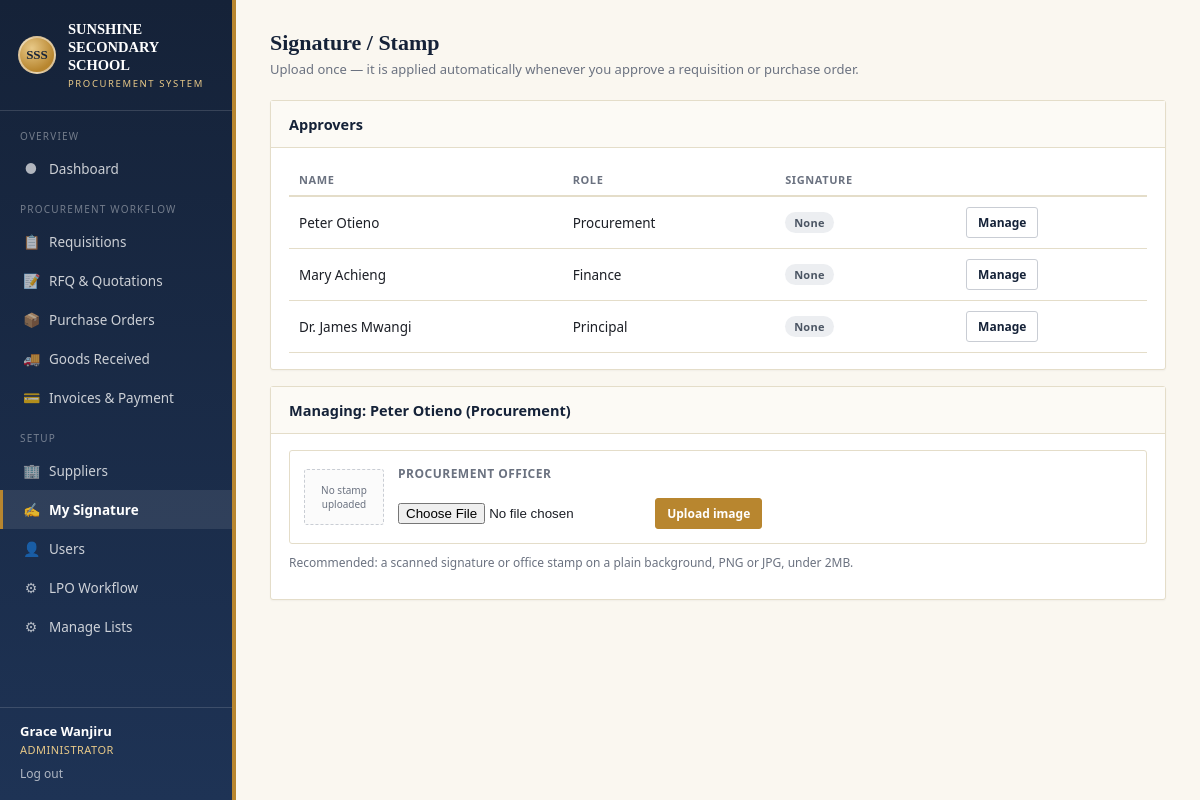
/signatories.php?user_id=2 (signed in), run on the app's committed database.
### tables this page shows
CREATE TABLE IF NOT EXISTS users (
    id              INT UNSIGNED AUTO_INCREMENT PRIMARY KEY,
    name            VARCHAR(150) NOT NULL,
    username        VARCHAR(80)  NOT NULL UNIQUE,
    email           VARCHAR(120) DEFAULT NULL,
    password_hash   VARCHAR(255) NOT NULL,
    role            ENUM('requester','procurement','finance','principal','admin') NOT NULL,
    department      VARCHAR(120) DEFAULT NULL,
    title           VARCHAR(120) DEFAULT NULL,        
    signature_path  VARCHAR(255) DEFAULT NULL,         
    is_active       TINYINT(1) NOT NULL DEFAULT 1,
    created_at      DATETIME NOT NULL DEFAULT CURRENT_TIMESTAMP
);

### includes/functions.php (called while the page is built, shortened)
<?php
function e($str): string
{
    return htmlspecialchars((string)$str, ENT_QUOTES, 'UTF-8');
}
function role_label(string $role): string
{
    return ROLE_LABELS[$role] ?? ucfirst($role);
}

### includes/db.php (called while the page is built, shortened)
<?php
function db(): PDO
{
    static $pdo = null;
    if ($pdo === null) {
        $dsn = 'mysql:host=' . DB_HOST . ';dbname=' . DB_NAME . ';charset=' . DB_CHARSET;
        $pdo = new PDO($dsn, DB_USER, DB_PASS, [
            PDO::ATTR_ERRMODE            => PDO::ERRMODE_EXCEPTION,
            PDO::ATTR_DEFAULT_FETCH_MODE => PDO::FETCH_ASSOC,
            PDO::ATTR_EMULATE_PREPARES   => false,
        ]);
    }
    return $pdo;
}

### includes/auth.php (called while the page is built, shortened)
<?php
require_once __DIR__ . '/db.php';
function current_user(): ?array
{
    static $user = null;
    if ($user === null) {
        $stmt = db()->prepare('SELECT * FROM users WHERE id = ?');
        $stmt->execute([$_SESSION['user_id']]);
        $user = $stmt->fetch() ?: null;
    }
    return $user;
}

### signatories.php (the view, shortened to what this page needs)
<?php
require_once __DIR__ . '/includes/auth.php';
require_once __DIR__ . '/includes/functions.php';
$pdo = db();
$me = current_user();
$targetId = (int)($_GET['user_id'] ?? $me['id']);
$approvers = [];
if ($_SESSION['user_role'] === 'admin') {
    $approvers = $pdo->query("SELECT * FROM users WHERE role IN ('procurement','finance','principal') ORDER BY role")->fetchAll();
}
$target = $pdo->prepare('SELECT * FROM users WHERE id = ?');
$target->execute([$targetId]);
$target = $target->fetch();
$activeNav = 'signatories';
require __DIR__ . '/includes/header.php';
?>
<h1 class="page-title">Signature / Stamp</h1>
<p class="page-sub">Upload once — it is applied automatically whenever you approve a requisition or purchase order.</p>
<?php if ($approvers): ?>
<div class="card">
  <div class="card-header"><span class="htitle">Approvers</span></div>
  <div class="card-body">
    <table class="list">
      <thead><tr><th>Name</th><th>Role</th><th>Signature</th><th></th></tr></thead>
      <tbody>
      <?php foreach ($approvers as $a): ?>
        <tr>
          <td><?= e($a['name']) ?></td>
          <td><?= e(role_label($a['role'])) ?></td>
          <td><?= $a['signature_path'] ? '<span class="badge green">Uploaded</span>' : '<span class="badge gray">None</span>' ?></td>
          <td><a class="btn secondary sm" href="?user_id=<?= (int)$a['id'] ?>">Manage</a></td>
        </tr>
      <?php endforeach; ?>
      </tbody>
    </table>
  </div>
</div>
<?php endif; ?>
<div class="card">
  <div class="card-header"><span class="htitle">Managing: <?= e($target['name']) ?> (<?= e(role_label($target['role'])) ?>)</span></div>
  <div class="card-body">
    <div class="signatory-card">
      <div class="sig-preview">
        <?php if ($target['signature_path']): ?>
          <img src="<?= e($target['signature_path']) ?>" alt="signature">
        <?php else: ?>
          <div class="none">No stamp<br>uploaded</div>
        <?php endif; ?>
      </div>
      <div style="flex:1;min-width:200px;">
        <div style="font-size:12px;text-transform:uppercase;letter-spacing:.5px;color:var(--muted);font-weight:700;"><?= e($target['title'] ?: role_label($target['role'])) ?></div>
        <form method="post" enctype="multipart/form-data" style="margin-top:8px;">
          <input type="file" name="signature" accept="image/png,image/jpeg,image/gif" required>
          <button type="submit" class="btn gold sm" style="margin-top:8px;"><?= $target['signature_path'] ? 'Replace image' : 'Upload image' ?></button>
        </form>
      </div>
    </div>
    <p style="font-size:12px;color:var(--muted);margin-top:10px;">Recommended: a scanned signature or office stamp on a plain background, PNG or JPG, under 2MB.</p>
  </div>
</div>
<?php require __DIR__ . '/includes/footer.php'; ?>

### includes/header.php (shortened to what this page needs)
<?php
require_once __DIR__ . '/functions.php';
$me = current_user();
$role = $_SESSION['user_role'] ?? '';
$activeNav = $activeNav ?? '';
$navGroups = [
    'Overview' => [
        'dashboard' => ['Dashboard', '&#9679;', '/index.php', []],
    ],
    'Procurement Workflow' => [
        'requisitions' => ['Requisitions', '&#128203;', '/requisitions.php', []],
        'rfqs'         => ['RFQ & Quotations', '&#128221;', '/rfqs.php', ['procurement','admin']],
        'lpos'         => ['Purchase Orders', '&#128230;', '/lpos.php', []],
        'grns'         => ['Goods Received', '&#128666;', '/grns.php', ['procurement','admin']],
        'invoices'     => ['Invoices & Payment', '&#128179;', '/invoices.php', ['procurement','finance','admin']],
    ],
    'Setup' => [
        'suppliers'      => ['Suppliers', '&#127970;', '/suppliers.php', ['procurement','admin']],
        'signatories'    => ['My Signature', '&#9997;', '/signatories.php', []],
        'users'          => ['Users', '&#128100;', '/users.php', ['admin']],
        'workflow_config' => ['LPO Workflow', '&#9881;', '/workflow_config.php', ['admin']],
        'admin_manage'   => ['Manage Lists', '&#9881;', '/admin_manage.php', ['admin','procurement']],
    ],
];
?>
<!DOCTYPE html>
<html lang="en">
<head>
<link rel="stylesheet" href="<?= BASE_PATH ?>/assets/css/style.css">
</head>
<body>
<div class="app-shell">
  <aside class="sidebar">
    <div class="sidebar-brand">
      <div class="crest">SSS</div>
      <div>
        <div class="title">SUNSHINE SECONDARY<br>SCHOOL</div>
        <div class="subtitle">Procurement System</div>
      </div>
    </div>
    <nav class="sidebar-nav">
      <?php foreach ($navGroups as $groupLabel => $navItems): ?>
        <?php
          $visibleNavItems = array_filter($navItems, function ($navItem) use ($role) {
              return empty($navItem[3]) || in_array($role, $navItem[3], true);
          });
        ?>
        <div class="group-label"><?= e($groupLabel) ?></div>
        <?php foreach ($visibleNavItems as $navKey => [$navLabel, $navIcon, $navHref, $navRoles]): ?>
          <a href="<?= BASE_PATH . $navHref ?>" class="<?= $activeNav === $navKey ? 'active' : '' ?>">
            <span class="ic"><?= $navIcon ?></span><?= e($navLabel) ?>
          </a>
        <?php endforeach; ?>
      <?php endforeach; ?>
    </nav>
    <div class="sidebar-user">
      <div class="who"><?= e($me['name'] ?? '') ?></div>
      <div class="role"><?= e(role_label($role)) ?></div>
      <a href="<?= BASE_PATH ?>/logout.php">Log out</a>
    </div>
  </aside>
  <div class="content">
    <main>

### data on the page
users: name "Grace Wanjiru"
users: name "Peter Otieno", role "Procurement", shows "None", title "PROCUREMENT OFFICER"
users: name "Mary Achieng", role "Finance", shows "None"
users: name "Dr. James Mwangi", role "Principal", shows "None"

### other printed values
$groupLabel "OVERVIEW"
$navIcon "●"
$navLabel "Dashboard"
$groupLabel "PROCUREMENT WORKFLOW"
$navIcon "📋"
$navLabel "Requisitions"
$navIcon "📝"
$navLabel "RFQ & Quotations"
$navIcon "📦"
$navLabel "Purchase Orders"
$navIcon "🚚"
$navLabel "Goods Received"
$navIcon "💳"
$navLabel "Invoices & Payment"
$groupLabel "SETUP"
